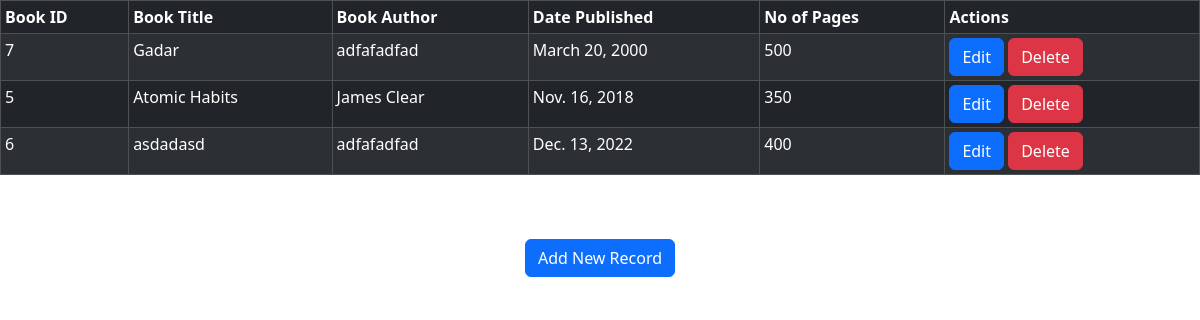
Page /show/ on the committed database.
### app/models.py (models this page shows, shortened)
class Book(models.Model):
    bid = models.AutoField(primary_key=True)
    title = models.CharField(max_length=50)
    author = models.CharField(max_length=50)
    date_published = models.DateField()
    no_of_pages = models.PositiveSmallIntegerField()

### app/views.py (the view)
# urls.py: path("show/", views.show),
def show(request):
    books = Book.objects.order_by('date_published')
    return render(request, 'show.html',{'books':books})

### app/templates/show.html (shortened to what this page needs)
<!DOCTYPE html>
<html lang="en">
<head>
    <link href="https://cdn.jsdelivr.net/npm/bootstrap@5.3.3/dist/css/bootstrap.min.css" rel="stylesheet">
</head>
<body>
    <table class="table table-striped table-bordered table-sm table-dark">
        <thead class="thead-dark">
            <tr>
                <th>Book ID</th>
                <th>Book Title</th>
                <th>Book Author</th>
                <th>Date Published</th>
                <th>No of Pages</th>
                <th>Actions</th>
            </tr>
        </thead>
        <tbody>
            {% if not books %}
                <tr align="center">
                    <td colspan="6">No Book Records Found!!!</td>
                </tr>
                {% else %}
                {% for book in books %}
                    <tr>
                        <td>{{ book.bid }}</td>
                        <td>{{ book.title }}</td>
                        <td>{{ book.author }}</td>
                        <td>{{ book.date_published }}</td>
                        <td>{{ book.no_of_pages }}</td>
                        <td>
                            <a href="/update/{{ book.bid }}" class="btn btn-primary">
                                <span class="glyphicon glyphicon-pencil">Edit</span>
                            </a>
                            <a href="/delete/{{ book.bid }}" class="btn btn-danger">Delete</a>
                        </td>
                    </tr>
                {% endfor %}
            {% endif %}
        </tbody>
    </table><br><br>
   <center>
        <a href="/book" class="btn btn-primary">Add New Record</a>
    </center>
</body>
</html>

### rows in the picture
Book: bid "7", title "Gadar", author "adfafadfad", date_published "March 20, 2000", no_of_pages "500"
Book: bid "5", title "Atomic Habits", author "James Clear", date_published "Nov. 16, 2018", no_of_pages "350"
Book: bid "6", title "asdadasd", author "adfafadfad", date_published "Dec. 13, 2022", no_of_pages "400"
